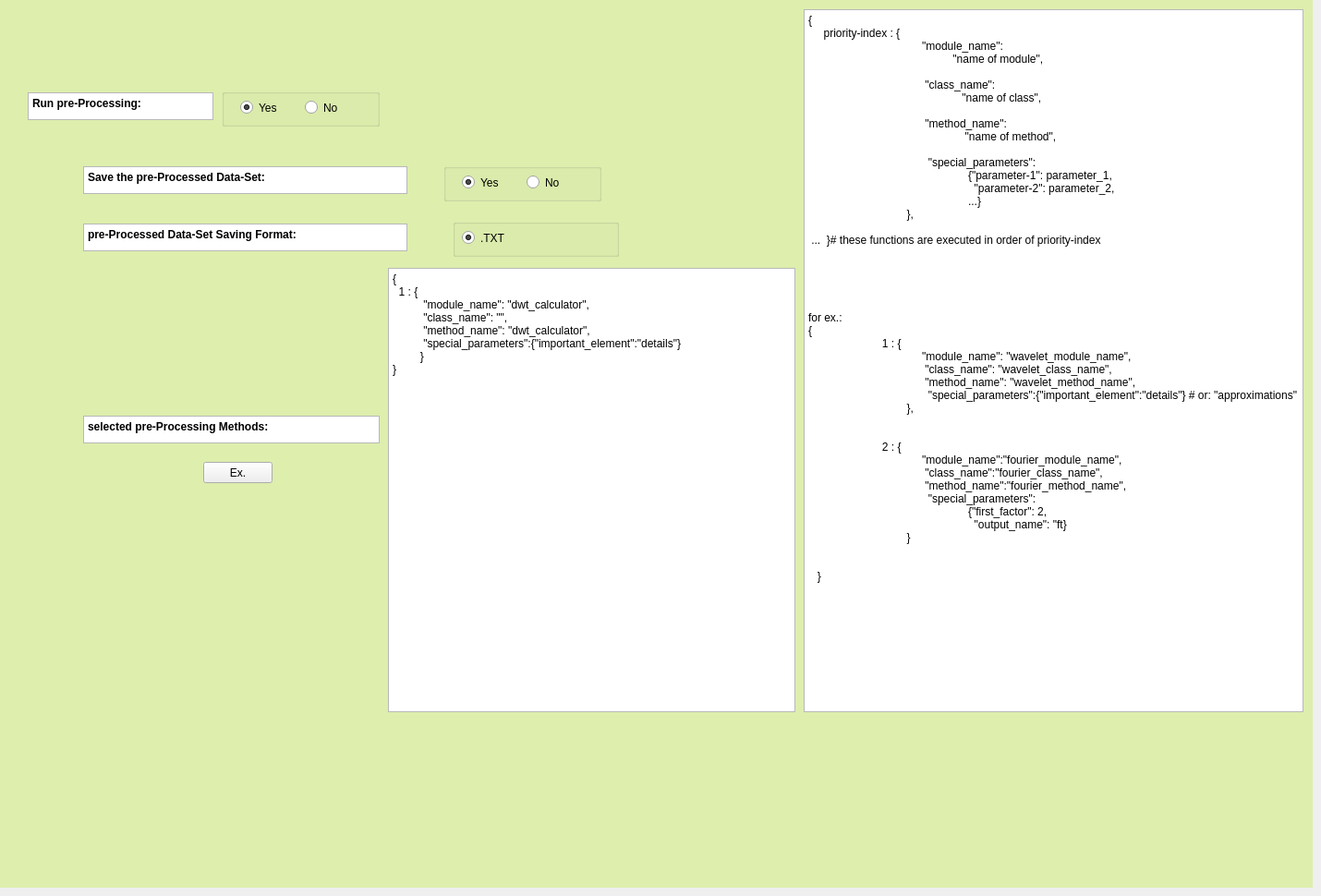
         <widget class="QWidget" name="tab_preProcessing">
          <property name="sizePolicy">
           <sizepolicy hsizetype="Expanding" vsizetype="Expanding">
            <horstretch>0</horstretch>
            <verstretch>0</verstretch>
           </sizepolicy>
          </property>
          <attribute name="title">
           <string>preProcessing</string>
          </attribute>
          <widget class="QPlainTextEdit" name="st13">
           <property name="geometry">
            <rect>
             <x>30</x>
             <y>100</y>
             <width>201</width>
             <height>30</height>
            </rect>
           </property>
           <property name="font">
            <font>
             <weight>75</weight>
             <italic>false</italic>
             <bold>true</bold>
            </font>
           </property>
           <property name="verticalScrollBarPolicy">
            <enum>Qt::ScrollBarAlwaysOff</enum>
           </property>
           <property name="plainText">
            <string>Run pre-Processing:</string>
           </property>
           <property name="textInteractionFlags">
            <set>Qt::NoTextInteraction</set>
           </property>
           <property name="centerOnScroll">
            <bool>true</bool>
           </property>
          </widget>
          <widget class="QPlainTextEdit" name="st15">
           <property name="geometry">
            <rect>
             <x>90</x>
             <y>242</y>
             <width>351</width>
             <height>30</height>
            </rect>
           </property>
           <property name="font">
            <font>
             <weight>75</weight>
             <italic>false</italic>
             <bold>true</bold>
            </font>
           </property>
           <property name="verticalScrollBarPolicy">
            <enum>Qt::ScrollBarAlwaysOff</enum>
           </property>
           <property name="plainText">
            <string>pre-Processed Data-Set Saving Format:</string>
           </property>
           <property name="textInteractionFlags">
            <set>Qt::NoTextInteraction</set>
           </property>
           <property name="centerOnScroll">
            <bool>true</bool>
           </property>
          </widget>
          <widget class="QPlainTextEdit" name="st14">
           <property name="geometry">
            <rect>
             <x>90</x>
             <y>180</y>
             <width>351</width>
             <height>30</height>
            </rect>
           </property>
           <property name="font">
            <font>
             <weight>75</weight>
             <italic>false</italic>
             <bold>true</bold>
            </font>
           </property>
           <property name="verticalScrollBarPolicy">
            <enum>Qt::ScrollBarAlwaysOff</enum>
           </property>
           <property name="plainText">
            <string>Save the pre-Processed Data-Set:</string>
           </property>
           <property name="textInteractionFlags">
            <set>Qt::NoTextInteraction</set>
           </property>
           <property name="centerOnScroll">
            <bool>true</bool>
           </property>
          </widget>
          <widget class="QPlainTextEdit" name="st16">
           <property name="geometry">
            <rect>
             <x>90</x>
             <y>450</y>
             <width>321</width>
             <height>30</height>
            </rect>
           </property>
           <property name="font">
            <font>
             <weight>75</weight>
             <italic>false</italic>
             <bold>true</bold>
            </font>
           </property>
           <property name="verticalScrollBarPolicy">
            <enum>Qt::ScrollBarAlwaysOff</enum>
           </property>
           <property name="plainText">
            <string>selected pre-Processing Methods:</string>
           </property>
           <property name="textInteractionFlags">
            <set>Qt::NoTextInteraction</set>
           </property>
           <property name="centerOnScroll">
            <bool>true</bool>
           </property>
          </widget>
          <widget class="QPushButton" name="btn_preProcess_methods_ex">
           <property name="geometry">
            <rect>
             <x>220</x>
             <y>500</y>
             <width>75</width>
             <height>23</height>
            </rect>
           </property>
           <property name="text">
            <string>Ex.</string>
           </property>
          </widget>
          <widget class="QMdiArea" name="mdarea_preProcess">
           <property name="geometry">
            <rect>
             <x>0</x>
             <y>0</y>
             <width>1421</width>
             <height>961</height>
            </rect>
           </property>
           <property name="background">
            <brush brushstyle="SolidPattern">
             <color alpha="255">
              <red>221</red>
              <green>238</green>
              <blue>173</blue>
             </color>
            </brush>
           </property>
          </widget>
          <widget class="QPlainTextEdit" name="et_preProcessed_methods">
           <property name="geometry">
            <rect>
             <x>420</x>
             <y>290</y>
             <width>441</width>
             <height>481</height>
            </rect>
           </property>
           <property name="plainText">
            <string>{
  1 : {
          &quot;module_name&quot;: &quot;dwt_calculator&quot;,
          &quot;class_name&quot;: &quot;&quot;,
          &quot;method_name&quot;: &quot;dwt_calculator&quot;,
          &quot;special_parameters&quot;:{&quot;important_element&quot;:&quot;details&quot;}
         }
}</string>
           </property>
           <property name="placeholderText">
            <string notr="true"/>
           </property>
          </widget>
          <widget class="QPlainTextEdit" name="st17">
           <property name="geometry">
            <rect>
             <x>870</x>
             <y>10</y>
             <width>541</width>
             <height>761</height>
            </rect>
           </property>
           <property name="plainText">
            <string>{
     priority-index : {
                                     &quot;module_name&quot;:
                                               &quot;name of module&quot;,

                                      &quot;class_name&quot;: 
                                                  &quot;name of class&quot;,

                                      &quot;method_name&quot;: 
                                                   &quot;name of method&quot;,

                                       &quot;special_parameters&quot;:
                                                    {&quot;parameter-1&quot;: parameter_1,
                                                      &quot;parameter-2&quot;: parameter_2, 
                                                    ...}
                                }, 

 ...  }# these functions are executed in order of priority-index





for ex.:
{
                        1 : {
                                     &quot;module_name&quot;: &quot;wavelet_module_name&quot;,
                                      &quot;class_name&quot;: &quot;wavelet_class_name&quot;,
                                      &quot;method_name&quot;: &quot;wavelet_method_name&quot;,
                                       &quot;special_parameters&quot;:{&quot;important_element&quot;:&quot;details&quot;} # or: &quot;approximations&quot;
                                },


                        2 : {
                                     &quot;module_name&quot;:&quot;fourier_module_name&quot;,
                                      &quot;class_name&quot;:&quot;fourier_class_name&quot;,
                                      &quot;method_name&quot;:&quot;fourier_method_name&quot;,
                                       &quot;special_parameters&quot;:
                                                    {&quot;first_factor&quot;: 2,
                                                      &quot;output_name&quot;: &quot;ft}
                                }


   }</string>
           </property>
           <property name="placeholderText">
            <string notr="true">{1: {         &quot;module_name&quot;:             &quot;no_change_char&quot;,         &quot;class_name&quot;: &quot;&quot;,         &quot;method_name&quot;:             &quot;no_change_char&quot;,         &quot;special_parameters&quot;:             {&quot;&quot;}     }</string>
           </property>
          </widget>
          <widget class="QGroupBox" name="group_saving_preProcessed_data_set">
           <property name="geometry">
            <rect>
             <x>490</x>
             <y>237</y>
             <width>180</width>
             <height>41</height>
            </rect>
           </property>
           <property name="title">
            <string/>
           </property>
           <widget class="QRadioButton" name="rbtn_saving_preProcessed_data_set_txt">
            <property name="geometry">
             <rect>
              <x>10</x>
              <y>10</y>
              <width>62</width>
              <height>21</height>
             </rect>
            </property>
            <property name="text">
             <string>.TXT</string>
            </property>
            <property name="checked">
             <bool>true</bool>
            </property>
           </widget>
          </widget>
          <widget class="QGroupBox" name="group_save_preProcess">
           <property name="geometry">
            <rect>
             <x>480</x>
             <y>177</y>
             <width>171</width>
             <height>41</height>
            </rect>
           </property>
           <property name="title">
            <string/>
           </property>
           <widget class="QRadioButton" name="rbtn_save_preProcessed_data_set">
            <property name="geometry">
             <rect>
              <x>20</x>
              <y>10</y>
              <width>71</width>
              <height>21</height>
             </rect>
            </property>
            <property name="text">
             <string>Yes</string>
            </property>
            <property name="checked">
             <bool>true</bool>
            </property>
           </widget>
           <widget class="QRadioButton" name="rbtn_dont_save_preProcessed_data_set">
            <property name="geometry">
             <rect>
              <x>90</x>
              <y>10</y>
              <width>61</width>
              <height>21</height>
             </rect>
            </property>
            <property name="text">
             <string>No</string>
            </property>
           </widget>
          </widget>
          <widget class="QGroupBox" name="group_run_preProcess">
           <property name="geometry">
            <rect>
             <x>240</x>
             <y>96</y>
             <width>171</width>
             <height>41</height>
            </rect>
           </property>
           <property name="title">
            <string/>
           </property>
           <widget class="QRadioButton" name="rbtn_run_preProcess">
            <property name="geometry">
             <rect>
              <x>20</x>
              <y>10</y>
              <width>71</width>
              <height>21</height>
             </rect>
            </property>
            <property name="text">
             <string>Yes</string>
            </property>
            <property name="checked">
             <bool>true</bool>
            </property>
           </widget>
           <widget class="QRadioButton" name="rbtn_dont_run_preProcess">
            <property name="geometry">
             <rect>
              <x>90</x>
              <y>10</y>
              <width>61</width>
              <height>21</height>
             </rect>
            </property>
            <property name="text">
             <string>No</string>
            </property>
           </widget>
          </widget>
          <zorder>mdarea_preProcess</zorder>
          <zorder>st13</zorder>
          <zorder>st15</zorder>
          <zorder>st14</zorder>
          <zorder>st16</zorder>
          <zorder>btn_preProcess_methods_ex</zorder>
          <zorder>et_preProcessed_methods</zorder>
          <zorder>st17</zorder>
          <zorder>group_saving_preProcessed_data_set</zorder>
          <zorder>group_save_preProcess</zorder>
          <zorder>group_run_preProcess</zorder>
         </widget>
